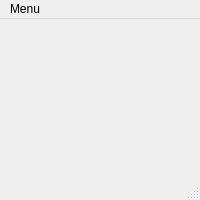
<?xml version="1.0" encoding="UTF-8"?>
<ui version="4.0">
 <class>MainWindow</class>
 <widget class="QMainWindow" name="MainWindow">
  <property name="geometry">
   <rect>
    <x>0</x>
    <y>0</y>
    <width>200</width>
    <height>200</height>
   </rect>
  </property>
  <property name="sizePolicy">
   <sizepolicy hsizetype="Preferred" vsizetype="Preferred">
    <horstretch>0</horstretch>
    <verstretch>0</verstretch>
   </sizepolicy>
  </property>
  <property name="windowTitle">
   <string>Minesweeper</string>
  </property>
  <widget class="QWidget" name="centralwidget"/>
  <widget class="QMenuBar" name="menubar">
   <property name="geometry">
    <rect>
     <x>0</x>
     <y>0</y>
     <width>200</width>
     <height>21</height>
    </rect>
   </property>
   <widget class="QMenu" name="menuNew_Game">
    <property name="title">
     <string>Menu</string>
    </property>
    <addaction name="actionRestart"/>
    <addaction name="actionChange_level"/>
   </widget>
   <addaction name="menuNew_Game"/>
  </widget>
  <widget class="QStatusBar" name="statusbar">
   <property name="enabled">
    <bool>true</bool>
   </property>
  </widget>
  <action name="actionRestart">
   <property name="text">
    <string>Restart</string>
   </property>
  </action>
  <action name="actionChange_level">
   <property name="text">
    <string>Change difficulty level</string>
   </property>
  </action>
 </widget>
 <resources/>
 <connections/>
</ui>
